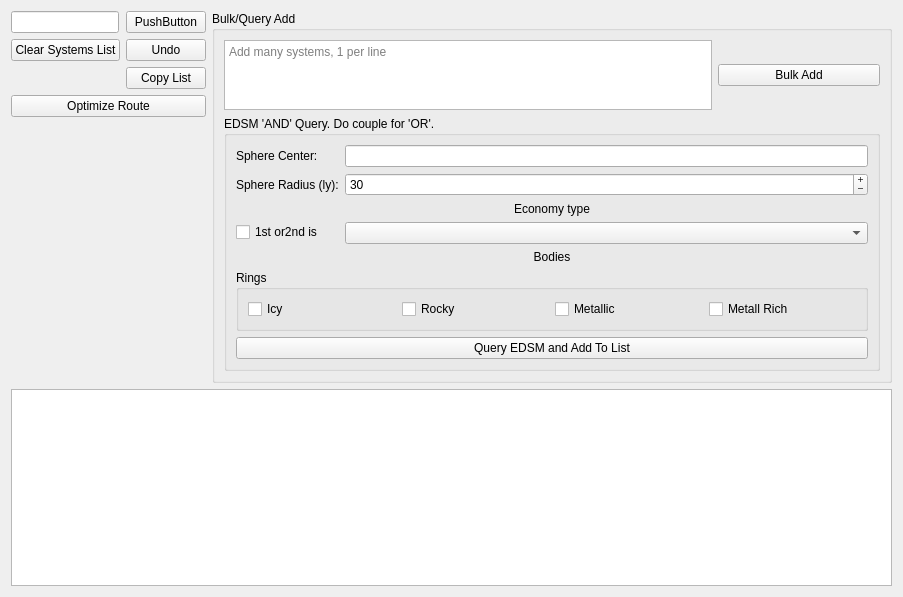
<?xml version="1.0" encoding="UTF-8"?>
<ui version="4.0">
 <class>RoundTripWidget</class>
 <widget class="QWidget" name="RoundTripWidget">
  <property name="geometry">
   <rect>
    <x>0</x>
    <y>0</y>
    <width>903</width>
    <height>597</height>
   </rect>
  </property>
  <property name="windowTitle">
   <string>Form</string>
  </property>
  <layout class="QVBoxLayout" name="verticalLayout_2">
   <item>
    <layout class="QHBoxLayout" name="horizontalLayout_2">
     <item>
      <layout class="QFormLayout" name="formLayout">
       <item row="2" column="0">
        <widget class="QPushButton" name="btnClear">
         <property name="sizePolicy">
          <sizepolicy hsizetype="Minimum" vsizetype="Fixed">
           <horstretch>1</horstretch>
           <verstretch>0</verstretch>
          </sizepolicy>
         </property>
         <property name="text">
          <string>Clear Systems List</string>
         </property>
        </widget>
       </item>
       <item row="2" column="1">
        <widget class="QPushButton" name="btnUndo">
         <property name="text">
          <string>Undo</string>
         </property>
         <property name="icon">
          <iconset resource="../resources.qrc">
           <normaloff>:/images/Undo.png</normaloff>:/images/Undo.png</iconset>
         </property>
         <property name="iconSize">
          <size>
           <width>16</width>
           <height>16</height>
          </size>
         </property>
         <property name="shortcut">
          <string>Ctrl+Z</string>
         </property>
        </widget>
       </item>
       <item row="4" column="0" colspan="2">
        <widget class="QPushButton" name="btnCalc">
         <property name="sizePolicy">
          <sizepolicy hsizetype="Minimum" vsizetype="Fixed">
           <horstretch>3</horstretch>
           <verstretch>0</verstretch>
          </sizepolicy>
         </property>
         <property name="toolTip">
          <string>Visit each star once with minimal length of route.</string>
         </property>
         <property name="text">
          <string>Optimize Route</string>
         </property>
         <property name="icon">
          <iconset resource="../resources.qrc">
           <normaloff>:/images/Start here.png</normaloff>:/images/Start here.png</iconset>
         </property>
         <property name="iconSize">
          <size>
           <width>32</width>
           <height>32</height>
          </size>
         </property>
        </widget>
       </item>
       <item row="0" column="0">
        <widget class="QLineEdit" name="edSysManul">
         <property name="sizePolicy">
          <sizepolicy hsizetype="Expanding" vsizetype="Fixed">
           <horstretch>2</horstretch>
           <verstretch>0</verstretch>
          </sizepolicy>
         </property>
        </widget>
       </item>
       <item row="0" column="1">
        <widget class="ActionButton" name="btnAdd">
         <property name="sizePolicy">
          <sizepolicy hsizetype="Minimum" vsizetype="Fixed">
           <horstretch>1</horstretch>
           <verstretch>0</verstretch>
          </sizepolicy>
         </property>
         <property name="text">
          <string>PushButton</string>
         </property>
         <property name="default">
          <bool>false</bool>
         </property>
        </widget>
       </item>
       <item row="3" column="1">
        <widget class="QPushButton" name="btnCopy">
         <property name="text">
          <string>Copy List</string>
         </property>
        </widget>
       </item>
      </layout>
     </item>
     <item>
      <widget class="QGroupBox" name="groupBox">
       <property name="sizePolicy">
        <sizepolicy hsizetype="Preferred" vsizetype="Preferred">
         <horstretch>1</horstretch>
         <verstretch>0</verstretch>
        </sizepolicy>
       </property>
       <property name="title">
        <string>Bulk/Query Add</string>
       </property>
       <layout class="QVBoxLayout" name="verticalLayout">
        <item>
         <layout class="QHBoxLayout" name="horizontalLayout">
          <item>
           <widget class="QTextEdit" name="bulkAdd">
            <property name="sizePolicy">
             <sizepolicy hsizetype="Expanding" vsizetype="Preferred">
              <horstretch>3</horstretch>
              <verstretch>0</verstretch>
             </sizepolicy>
            </property>
            <property name="maximumSize">
             <size>
              <width>16777215</width>
              <height>100</height>
             </size>
            </property>
            <property name="acceptRichText">
             <bool>false</bool>
            </property>
            <property name="placeholderText">
             <string>Add many systems, 1 per line</string>
            </property>
           </widget>
          </item>
          <item>
           <widget class="QPushButton" name="btnBulkAdd">
            <property name="sizePolicy">
             <sizepolicy hsizetype="Minimum" vsizetype="Fixed">
              <horstretch>1</horstretch>
              <verstretch>0</verstretch>
             </sizepolicy>
            </property>
            <property name="text">
             <string>Bulk Add</string>
            </property>
           </widget>
          </item>
         </layout>
        </item>
        <item>
         <widget class="QGroupBox" name="groupBox_2">
          <property name="sizePolicy">
           <sizepolicy hsizetype="Expanding" vsizetype="Expanding">
            <horstretch>0</horstretch>
            <verstretch>4</verstretch>
           </sizepolicy>
          </property>
          <property name="title">
           <string>EDSM 'AND' Query. Do couple for 'OR'.</string>
          </property>
          <property name="flat">
           <bool>false</bool>
          </property>
          <layout class="QFormLayout" name="formLayout_2">
           <item row="0" column="0">
            <widget class="QLabel" name="label">
             <property name="text">
              <string>Sphere Center:</string>
             </property>
            </widget>
           </item>
           <item row="0" column="1">
            <widget class="QLineEdit" name="edCenter"/>
           </item>
           <item row="7" column="0" colspan="2">
            <widget class="QPushButton" name="btnBulkQuery">
             <property name="text">
              <string>Query EDSM and Add To List</string>
             </property>
            </widget>
           </item>
           <item row="1" column="0">
            <widget class="QLabel" name="label_2">
             <property name="text">
              <string>Sphere Radius (ly):</string>
             </property>
            </widget>
           </item>
           <item row="1" column="1">
            <widget class="QSpinBox" name="spinLY">
             <property name="buttonSymbols">
              <enum>QAbstractSpinBox::PlusMinus</enum>
             </property>
             <property name="accelerated">
              <bool>true</bool>
             </property>
             <property name="correctionMode">
              <enum>QAbstractSpinBox::CorrectToNearestValue</enum>
             </property>
             <property name="minimum">
              <number>1</number>
             </property>
             <property name="maximum">
              <number>100</number>
             </property>
             <property name="stepType">
              <enum>QAbstractSpinBox::AdaptiveDecimalStepType</enum>
             </property>
             <property name="value">
              <number>30</number>
             </property>
            </widget>
           </item>
           <item row="3" column="0" colspan="2">
            <widget class="QLabel" name="label_3">
             <property name="text">
              <string>Economy type</string>
             </property>
             <property name="alignment">
              <set>Qt::AlignCenter</set>
             </property>
            </widget>
           </item>
           <item row="4" column="0">
            <widget class="QCheckBox" name="cb1_or2">
             <property name="text">
              <string>1st or2nd is</string>
             </property>
            </widget>
           </item>
           <item row="4" column="1">
            <widget class="QComboBox" name="list1_or_2"/>
           </item>
           <item row="5" column="0" colspan="2">
            <widget class="QLabel" name="label_4">
             <property name="text">
              <string>Bodies</string>
             </property>
             <property name="alignment">
              <set>Qt::AlignCenter</set>
             </property>
            </widget>
           </item>
           <item row="6" column="0" colspan="2">
            <widget class="QGroupBox" name="groupBox_3">
             <property name="title">
              <string>Rings</string>
             </property>
             <layout class="QHBoxLayout" name="horizontalLayout_3">
              <item>
               <widget class="QCheckBox" name="cbrIcy">
                <property name="text">
                 <string>Icy</string>
                </property>
               </widget>
              </item>
              <item>
               <widget class="QCheckBox" name="cbrRocky">
                <property name="text">
                 <string>Rocky</string>
                </property>
               </widget>
              </item>
              <item>
               <widget class="QCheckBox" name="cbrMetal">
                <property name="text">
                 <string>Metallic</string>
                </property>
               </widget>
              </item>
              <item>
               <widget class="QCheckBox" name="cbrRichMetall">
                <property name="text">
                 <string>Metall Rich</string>
                </property>
               </widget>
              </item>
             </layout>
            </widget>
           </item>
          </layout>
         </widget>
        </item>
       </layout>
      </widget>
     </item>
    </layout>
   </item>
   <item>
    <widget class="QTableView" name="tableView">
     <property name="sizePolicy">
      <sizepolicy hsizetype="Expanding" vsizetype="Expanding">
       <horstretch>0</horstretch>
       <verstretch>2</verstretch>
      </sizepolicy>
     </property>
     <property name="editTriggers">
      <set>QAbstractItemView::NoEditTriggers</set>
     </property>
     <property name="alternatingRowColors">
      <bool>true</bool>
     </property>
     <property name="selectionMode">
      <enum>QAbstractItemView::SingleSelection</enum>
     </property>
     <property name="selectionBehavior">
      <enum>QAbstractItemView::SelectRows</enum>
     </property>
    </widget>
   </item>
  </layout>
  <action name="actionAdd">
   <property name="text">
    <string>Add</string>
   </property>
   <property name="toolTip">
    <string>Add word to list.</string>
   </property>
  </action>
  <action name="actionRemoveSelected">
   <property name="icon">
    <iconset resource="../resources.qrc">
     <normaloff>:/images/Circle remove.png</normaloff>:/images/Circle remove.png</iconset>
   </property>
   <property name="text">
    <string>RemoveSelected</string>
   </property>
  </action>
 </widget>
 <customwidgets>
  <customwidget>
   <class>ActionButton</class>
   <extends>QPushButton</extends>
   <header location="global">actionbutton.h</header>
  </customwidget>
 </customwidgets>
 <resources>
  <include location="../resources.qrc"/>
 </resources>
 <connections/>
</ui>
